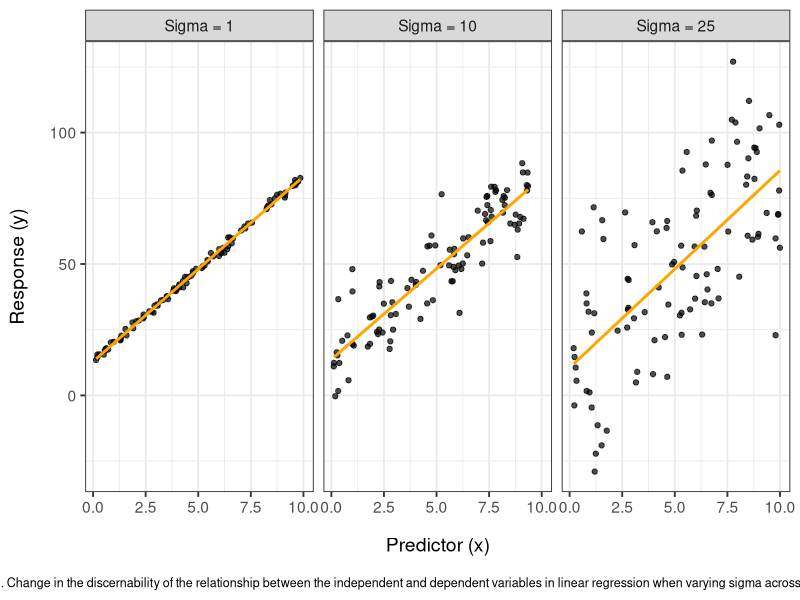
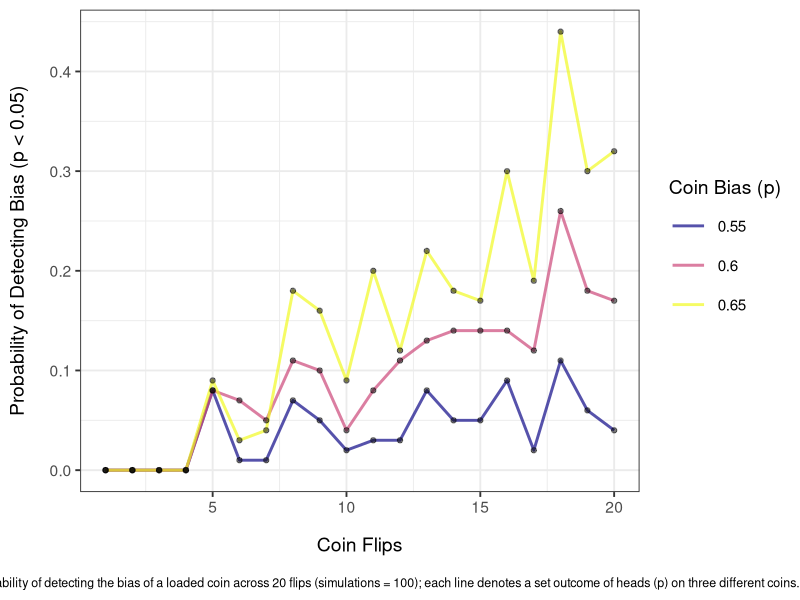

Recreate these plots in R, in order.
####################
### ZOO800: HW 9 ###
####################

# Author: Rebekkkah LaBlue
# Topic: Probability & Distributions
# Due: November 3, 2025

### --- SET UP --- ###

library(tidyverse)
library(dplyr)
library(magrittr)
library(stats)
library(ggplot2)
library(viridis)


###################
### OBJECTIVE 1 ###
###################

### --- A --- ###

# FUNCTION #
Simulate_lreg <- function(sims_n = 100, alpha = 13, beta = 7, sigma_vals = c(1, 10, 25)) {
  
  lr_results <- list() # empty list to store linear regression results
  
  for (s in sigma_vals) {
    x <- runif(sims_n, min = 0, max = 10) # sample from uniform distribution (for each sigma P(outcome) is the constant across sims)
    epsilon <- rnorm(sims_n, mean = 0, sd = s) # sample from normal distribution
    y <- alpha + beta * x + epsilon # structure regression equation
  
  
    lr_results[[as.character(s)]] <- data.frame( # results list for each sim set of sigma values into column-labeled df
      x = x,
      y = y,
      sigma = as.factor(s) 
    )
  }
  
  # combine all regression sim results dfs into one for ease of platting
  sim_results <- bind_rows(lr_results)
}

# APPLY #
set.seed(333)
lr_data <- Simulate_lreg()
View(lr_data)



### --- B --- ###

facet_labels <- c(
  "1" = "Sigma = 1",
  "10" = "Sigma = 10",
  "25" = "Sigma = 25"
)

lr_plot <- ggplot(lr_data, aes(x = x, y = y)) +
  geom_point(color = "black", alpha = 0.7) +
  geom_smooth(method = "lm", se = FALSE, color = "orange") + 
  facet_wrap(~ sigma, nrow = 1, labeller = as_labeller(facet_labels)) +
  theme_bw(base_size = 14) +
  labs(
    x = "Predictor (x)",
    y = "Response (y)",
    caption = "Figure 1. Change in the discernability of the relationship between the independent and dependent variables in linear regression when varying sigma across simulations (n = 100)."
  ) + 
  theme(
    axis.title.x = element_text(margin = margin(t = 15)),
    axis.title.y = element_text(margin = margin(r = 15)),
    plot.caption = element_text(hjust = 0.5, size = 9, margin = margin(t = 15))
  )
  
lr_plot



### --- C --- ###

### An observer loses the ability to discern the relationship between x and y as 
# error increases due to the large spread of points that fail to coalese around the 
# regression line; x's parameter estimate will be uninformative and the relationship 
# between the dependent and independent variables appears more random than it really is.



###################
### OBJECTIVE 2 ###
###################

### --- A & B --- ###

# FUNCTION #

### Approach: Three different levels of 'randomness' to be modeled, ie. nested for-loops, 
# where 'deeper' loops define automated processes that need to run/varied more frequently: 
# Outer: major experimental conditions of interest; Middle: sub-conditions; 
# Inner: individual repetitions, often involve (random) responses to avg across.

# How often can I detect a coin is unfair (proportion out of # of sims_n) [Inner] for
# different numbers of flips (flips_n) [Middle] and different coins with different loaded 
# probabilities of heads v tails (prob_vals) [Outer].

Simulate_binom <- function(sims_n = 100, flips_n = 1:20, prob_vals = c(0.55, 0.6, 0.65), alpha = 0.05){
  
  binom_results <- data.frame(prob = numeric(0), # empty df (of no set size) in long format to store function results
                              n_flips = numeric(0),
                              bias_det = numeric(0))
  
  for (p in prob_vals) { # Outer loop: perform all below for each coin w/ set P(outcomes)
    
    for (f in flips_n) { # Middle loop: sub-samples, ie. numbers of flips 1:20 for each coin
      outcomes_results <- numeric(sims_n) # vector to store outcomes for each sim (length = 100) for each sub-sample size
      
      for (s in 1:sims_n) { # Inner loop: simulate/flip coin n_sims times for each sub-sample flip size, record T/F
        flips <- rbinom(n = f, size = 1, prob = p) # flip one coin (size = 1) to total of sub-sample size f
        p_val <- binom.test(sum(flips), n = f, p = 0.5, alternative = "greater")$p.value # specifications for one-sided H0 v HA test (want to know if p > 0.5 / outcome biased)
                                                                                     # sum heads outcomes from flips; extract p-value from trial
        outcomes_results[s] <- (p_val < alpha) # assign outcomes from each sim to numeric vector from above, assigning T/F where T/1 = p > 0.5 (unfair)
                                               # ie. inside: 100 values, either 0 or 1, for one combination of prob_vals and sub-sample size f
      }
      
      binom_results <- rbind(
                            binom_results, # assign acutal values to empty df
                            data.frame(
                              prob = p,
                              n_flips = f,
                              bias_det = mean(outcomes_results) # in binom context mean = proportion
                             )
      )
    }
  }

  return(binom_results)
}
  

# APPLY #

set.seed(333)
binom_data <- Simulate_binom()
View(binom_data)


# PLOT # 

binom_plot <- ggplot(binom_data, aes(x = n_flips, y = bias_det, color = as.factor(prob))) +
  geom_line(linewidth = 1, alpha = 0.7) +
  geom_point(color = "black", alpha = 0.5) +
  theme_bw(base_size = 14) +
  labs(
    x = "Coin Flips",
    y = "Probability of Detecting Bias (p < 0.05)",
    color = "Coin Bias (p)",
    caption = "Figure 1. Probability of detecting the bias of a loaded coin across 20 flips (simulations = 100); each line denotes a set outcome of heads (p) on three different coins. "
  ) +
  scale_color_viridis_d(option = "plasma") +
  theme(
    axis.title.x = element_text(margin = margin(t = 15)),
    axis.title.y = element_text(margin = margin(r = 15)),
    legend.position = "right",
    legend.text = element_text(size = 11),
    legend.key.size = unit(1, "cm"),
    plot.caption = element_text(hjust = 0.5, size = 9, margin = margin(t = 15))
  )

binom_plot